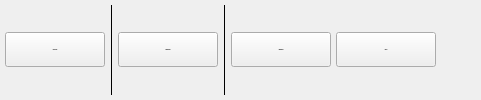
    <widget class="QFrame" name="ToolbarFrame">
     <property name="sizePolicy">
      <sizepolicy hsizetype="Preferred" vsizetype="Fixed">
       <horstretch>0</horstretch>
       <verstretch>0</verstretch>
      </sizepolicy>
     </property>
     <property name="maximumSize">
      <size>
       <width>16777215</width>
       <height>16777215</height>
      </size>
     </property>
     <property name="class" stdset="0">
      <string>card</string>
     </property>
     <layout class="QHBoxLayout" name="toolbarLayout">
      <property name="spacing">
       <number>5</number>
      </property>
      <property name="leftMargin">
       <number>5</number>
      </property>
      <property name="topMargin">
       <number>5</number>
      </property>
      <property name="rightMargin">
       <number>5</number>
      </property>
      <property name="bottomMargin">
       <number>5</number>
      </property>
      <item>
       <widget class="QToolButton" name="NouveauDocButton">
        <property name="sizePolicy">
         <sizepolicy hsizetype="Expanding" vsizetype="Fixed">
          <horstretch>0</horstretch>
          <verstretch>0</verstretch>
         </sizepolicy>
        </property>
        <property name="minimumSize">
         <size>
          <width>100</width>
          <height>35</height>
         </size>
        </property>
        <property name="maximumSize">
         <size>
          <width>150</width>
          <height>35</height>
         </size>
        </property>
        <property name="font">
         <font>
          <family>Inter 18pt Medium</family>
          <pointsize>-1</pointsize>
          <weight>75</weight>
          <bold>true</bold>
         </font>
        </property>
        <property name="cursor">
         <cursorShape>ArrowCursor</cursorShape>
        </property>
        <property name="layoutDirection">
         <enum>Qt::LeftToRight</enum>
        </property>
        <property name="text">
         <string> Nouveau</string>
        </property>
        <property name="icon">
         <iconset resource="../../../resources/resources.qrc">
          <normaloff>:/icons/icons/Wnouveau.svg</normaloff>:/icons/icons/Wnouveau.svg</iconset>
        </property>
        <property name="iconSize">
         <size>
          <width>16</width>
          <height>16</height>
         </size>
        </property>
        <property name="toolButtonStyle">
         <enum>Qt::ToolButtonTextBesideIcon</enum>
        </property>
        <property name="class" stdset="0">
         <string>primary</string>
        </property>
       </widget>
      </item>
      <item>
       <widget class="Line" name="line">
        <property name="maximumSize">
         <size>
          <width>16777215</width>
          <height>16777215</height>
         </size>
        </property>
        <property name="frameShadow">
         <enum>QFrame::Plain</enum>
        </property>
        <property name="midLineWidth">
         <number>0</number>
        </property>
        <property name="orientation">
         <enum>Qt::Vertical</enum>
        </property>
       </widget>
      </item>
      <item>
       <widget class="QToolButton" name="SupprimerButton">
        <property name="sizePolicy">
         <sizepolicy hsizetype="Expanding" vsizetype="Fixed">
          <horstretch>0</horstretch>
          <verstretch>0</verstretch>
         </sizepolicy>
        </property>
        <property name="minimumSize">
         <size>
          <width>100</width>
          <height>35</height>
         </size>
        </property>
        <property name="maximumSize">
         <size>
          <width>150</width>
          <height>35</height>
         </size>
        </property>
        <property name="font">
         <font>
          <family>Inter 18pt Medium</family>
          <pointsize>-1</pointsize>
          <weight>63</weight>
          <bold>true</bold>
         </font>
        </property>
        <property name="cursor">
         <cursorShape>ArrowCursor</cursorShape>
        </property>
        <property name="layoutDirection">
         <enum>Qt::LeftToRight</enum>
        </property>
        <property name="styleSheet">
         <string notr="true"/>
        </property>
        <property name="text">
         <string> Supprimer</string>
        </property>
        <property name="icon">
         <iconset resource="../../../resources/resources.qrc">
          <normaloff>:/icons/icons/Gsupprimer.svg</normaloff>:/icons/icons/Gsupprimer.svg</iconset>
        </property>
        <property name="iconSize">
         <size>
          <width>16</width>
          <height>16</height>
         </size>
        </property>
        <property name="toolButtonStyle">
         <enum>Qt::ToolButtonTextBesideIcon</enum>
        </property>
        <property name="class" stdset="0">
         <string>secondary-danger</string>
        </property>
       </widget>
      </item>
      <item>
       <widget class="Line" name="line_2">
        <property name="maximumSize">
         <size>
          <width>16777215</width>
          <height>16777215</height>
         </size>
        </property>
        <property name="frameShadow">
         <enum>QFrame::Plain</enum>
        </property>
        <property name="midLineWidth">
         <number>0</number>
        </property>
        <property name="orientation">
         <enum>Qt::Vertical</enum>
        </property>
       </widget>
      </item>
      <item>
       <widget class="QToolButton" name="ImprimrtButton">
        <property name="sizePolicy">
         <sizepolicy hsizetype="Expanding" vsizetype="Fixed">
          <horstretch>0</horstretch>
          <verstretch>0</verstretch>
         </sizepolicy>
        </property>
        <property name="minimumSize">
         <size>
          <width>100</width>
          <height>35</height>
         </size>
        </property>
        <property name="maximumSize">
         <size>
          <width>150</width>
          <height>35</height>
         </size>
        </property>
        <property name="font">
         <font>
          <family>Inter 18pt Medium</family>
          <pointsize>-1</pointsize>
          <weight>63</weight>
          <bold>true</bold>
         </font>
        </property>
        <property name="cursor">
         <cursorShape>ArrowCursor</cursorShape>
        </property>
        <property name="layoutDirection">
         <enum>Qt::LeftToRight</enum>
        </property>
        <property name="text">
         <string> Imprimer</string>
        </property>
        <property name="icon">
         <iconset resource="../../../resources/resources.qrc">
          <normaloff>:/icons/icons/Gimprimer.svg</normaloff>:/icons/icons/Gimprimer.svg</iconset>
        </property>
        <property name="iconSize">
         <size>
          <width>16</width>
          <height>16</height>
         </size>
        </property>
        <property name="toolButtonStyle">
         <enum>Qt::ToolButtonTextBesideIcon</enum>
        </property>
        <property name="class" stdset="0">
         <string>secondary</string>
        </property>
       </widget>
      </item>
      <item>
       <widget class="QToolButton" name="ExcelButton">
        <property name="sizePolicy">
         <sizepolicy hsizetype="Expanding" vsizetype="Fixed">
          <horstretch>0</horstretch>
          <verstretch>0</verstretch>
         </sizepolicy>
        </property>
        <property name="minimumSize">
         <size>
          <width>100</width>
          <height>35</height>
         </size>
        </property>
        <property name="maximumSize">
         <size>
          <width>150</width>
          <height>35</height>
         </size>
        </property>
        <property name="font">
         <font>
          <family>Inter 18pt Medium</family>
          <pointsize>-1</pointsize>
          <weight>63</weight>
          <bold>true</bold>
         </font>
        </property>
        <property name="cursor">
         <cursorShape>ArrowCursor</cursorShape>
        </property>
        <property name="layoutDirection">
         <enum>Qt::LeftToRight</enum>
        </property>
        <property name="text">
         <string> Excel</string>
        </property>
        <property name="icon">
         <iconset resource="../../../resources/resources.qrc">
          <normaloff>:/icons/icons/Gexcel.svg</normaloff>:/icons/icons/Gexcel.svg</iconset>
        </property>
        <property name="iconSize">
         <size>
          <width>16</width>
          <height>16</height>
         </size>
        </property>
        <property name="toolButtonStyle">
         <enum>Qt::ToolButtonTextBesideIcon</enum>
        </property>
        <property name="class" stdset="0">
         <string>secondary</string>
        </property>
       </widget>
      </item>
      <item>
       <spacer name="toolbarSpacer">
        <property name="orientation">
         <enum>Qt::Horizontal</enum>
        </property>
        <property name="sizeHint" stdset="0">
         <size>
          <width>40</width>
          <height>20</height>
         </size>
        </property>
       </spacer>
      </item>
     </layout>
    </widget>
